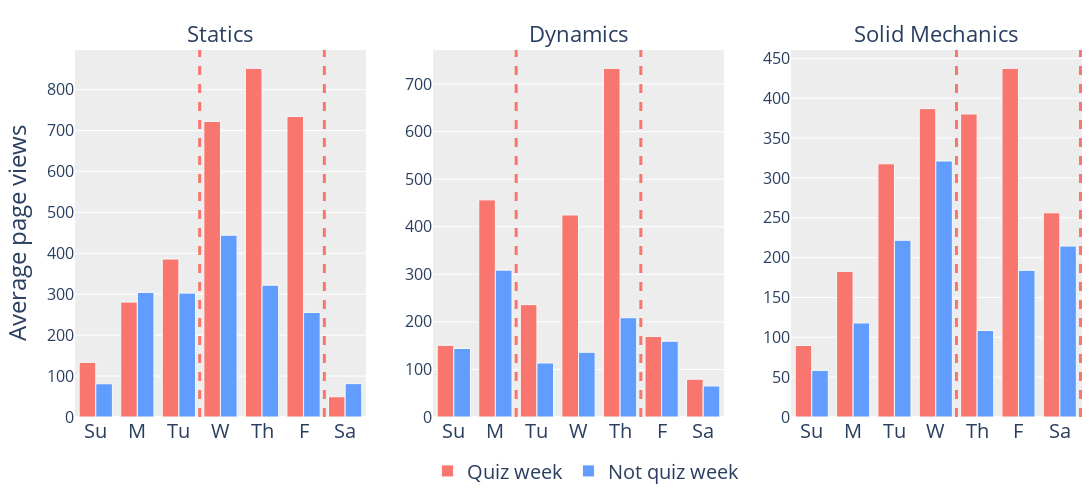

The notebook cell this image was saved under:
### Code cell
from plotly.subplots import make_subplots

fig = make_subplots(rows=1, cols=3, column_titles=['Statics', 'Dynamics', 'Solid Mechanics'])

iteration = 0

for c, class_ in enumerate(['sta', 'dyn', 'sol']):
    graph_data = pd.DataFrame(index=[i+1 for i in range(7)], columns = ['Exam week', 'Not Exam week'])
    graph_data['Exam week'] = daily_avgs_quiz[class_].values
    graph_data['Not Exam week'] = daily_avgs_no_quiz[class_].values
    
    fig.add_trace(go.Bar(
                    x=[i+1 for i in range(len(graph_data.index))], y=graph_data['Exam week'],
                    marker=dict(
                        color=red,
                        line=dict(color='rgb(248, 248, 249)', width=1)
                    ),
                    #name=[c for k, c in day_mapping.items()],
                    xaxis='x',
                    showlegend=True if not c else False,
                    name='Quiz week'
                )
                
                #print(xd, True if (c == 0 and j == 0 and not iteration % 2) else False)
                
                ,row=1, col=c+1)
    iteration += 1
    fig.add_trace(go.Bar(
                    x=[i+1 for i in range(len(graph_data.index))], y=graph_data['Not Exam week'],
                    marker=dict(
                        color=blue,
                        line=dict(color='rgb(248, 248, 249)', width=1)
                    ),
                    #name=[c for k, c in day_mapping.items()],
                    xaxis='x',
                    showlegend=True if not c else False,
                    name='Not quiz week'
                ),row=1, col=c+1)

    
    if class_ == "sol":
        fig.add_vline(x=4.5, **style, col=c+1)
        fig.add_vline(x=7.5, **style, col=c+1)
    if class_ == "sta":
        fig.add_vline(x=3.5, **style, col=c+1)
        fig.add_vline(x=6.5, **style, col=c+1)
    if class_ == "dyn":
        fig.add_vline(x=2.5, **style, col=c+1)
        fig.add_vline(x=5.5, **style, col=c+1)

    fig.update_layout(
        #xaxis=dict(title="Day of Week",
                   #x=0.5),
        yaxis=dict(title="Average page views"),
        height=500, 
        width=1200,
        #legend_title_text='Week type',
        margin=dict(l=75, r=10, t=50, b=80),
        legend=dict(
                yanchor="bottom",
                y=-.2,
                xanchor="left",
                x=0.35,
                orientation="h",
                font=dict(
                    #family="Courier",
                    size=20,
                   # color="black"
                ),
            ),
        font=dict(size=20), plot_bgcolor="#ededed",
    )

    fig.update_xaxes(col=c+1, tickvals=[i+1 for i in range(7)],
                   ticktext=[day[1] for day in day_mapping.items()], tickangle=0)
    
    fig.update_yaxes(col=c+1, tickfont = dict(size=16))

for an in fig['layout']['annotations']:
    an.update(font=dict(size=22))


fig.write_image(f"./plots/combined_daily.png", scale=3)
fig.show()

### Figure 1 — Plotly figure (JSON) as saved in the notebook; plotly's stock layout.template omitted (floating-point values rounded to 4 significant figures)
{"data": [{"marker": {"color": "#f8766d", "line": {"color": "rgb(248, 248, 249)", "width": 1}}, "name": "Quiz week", "showlegend": true, "type": "bar", "x": [1, 2, 3, 4, 5, 6, 7], "xaxis": "x", "y": [133.5, 280.8, 386, 722.2, 852, 734.5, 49.5], "yaxis": "y"}, {"marker": {"color": "#619cff", "line": {"color": "rgb(248, 248, 249)", "width": 1}}, "name": "Not quiz week", "showlegend": true, "type": "bar", "x": [1, 2, 3, 4, 5, 6, 7], "xaxis": "x", "y": [81.25, 304.5, 302.8, 444.2, 322, 255.5, 81.5], "yaxis": "y"}, {"marker": {"color": "#f8766d", "line": {"color": "rgb(248, 248, 249)", "width": 1}}, "name": "Quiz week", "showlegend": false, "type": "bar", "x": [1, 2, 3, 4, 5, 6, 7], "xaxis": "x2", "y": [150.8, 456.5, 236.2, 424.8, 733, 169.5, 79.5], "yaxis": "y2"}, {"marker": {"color": "#619cff", "line": {"color": "rgb(248, 248, 249)", "width": 1}}, "name": "Not quiz week", "showlegend": false, "type": "bar", "x": [1, 2, 3, 4, 5, 6, 7], "xaxis": "x2", "y": [144, 308.8, 113.5, 136, 208.8, 159.2, 65.25], "yaxis": "y2"}, {"marker": {"color": "#f8766d", "line": {"color": "rgb(248, 248, 249)", "width": 1}}, "name": "Quiz week", "showlegend": false, "type": "bar", "x": [1, 2, 3, 4, 5, 6, 7], "xaxis": "x3", "y": [89.75, 182.8, 317.8, 387, 380.2, 437.5, 256.2], "yaxis": "y3"}, {"marker": {"color": "#619cff", "line": {"color": "rgb(248, 248, 249)", "width": 1}}, "name": "Not quiz week", "showlegend": false, "type": "bar", "x": [1, 2, 3, 4, 5, 6, 7], "xaxis": "x3", "y": [58.5, 118, 221.8, 321.2, 108.5, 184, 214.5], "yaxis": "y3"}], "layout": {"annotations": [{"font": {"size": 22}, "showarrow": false, "text": "Statics", "x": 0.1444, "xanchor": "center", "xref": "paper", "y": 1, "yanchor": "bottom", "yref": "paper"}, {"font": {"size": 22}, "showarrow": false, "text": "Dynamics", "x": 0.5, "xanchor": "center", "xref": "paper", "y": 1, "yanchor": "bottom", "yref": "paper"}, {"font": {"size": 22}, "showarrow": false, "text": "Solid Mechanics", "x": 0.8556, "xanchor": "center", "xref": "paper", "y": 1, "yanchor": "bottom", "yref": "paper"}], "font": {"size": 20}, "height": 500, "legend": {"font": {"size": 20}, "orientation": "h", "x": 0.35, "xanchor": "left", "y": -0.2, "yanchor": "bottom"}, "margin": {"b": 80, "l": 75, "r": 10, "t": 50}, "plot_bgcolor": "#ededed", "shapes": [{"line": {"color": "#f8766d", "dash": "dash", "width": 3}, "opacity": 1, "type": "line", "x0": 3.5, "x1": 3.5, "xref": "x", "y0": 0, "y1": 1, "yref": "y domain"}, {"line": {"color": "#f8766d", "dash": "dash", "width": 3}, "opacity": 1, "type": "line", "x0": 6.5, "x1": 6.5, "xref": "x", "y0": 0, "y1": 1, "yref": "y domain"}, {"line": {"color": "#f8766d", "dash": "dash", "width": 3}, "opacity": 1, "type": "line", "x0": 2.5, "x1": 2.5, "xref": "x2", "y0": 0, "y1": 1, "yref": "y2 domain"}, {"line": {"color": "#f8766d", "dash": "dash", "width": 3}, "opacity": 1, "type": "line", "x0": 5.5, "x1": 5.5, "xref": "x2", "y0": 0, "y1": 1, "yref": "y2 domain"}, {"line": {"color": "#f8766d", "dash": "dash", "width": 3}, "opacity": 1, "type": "line", "x0": 4.5, "x1": 4.5, "xref": "x3", "y0": 0, "y1": 1, "yref": "y3 domain"}, {"line": {"color": "#f8766d", "dash": "dash", "width": 3}, "opacity": 1, "type": "line", "x0": 7.5, "x1": 7.5, "xref": "x3", "y0": 0, "y1": 1, "yref": "y3 domain"}], "width": 1200, "xaxis": {"anchor": "y", "domain": [0, 0.2889], "tickangle": 0, "ticktext": ["Su", "M", "Tu", "W", "Th", "F", "Sa"], "tickvals": [1, 2, 3, 4, 5, 6, 7]}, "xaxis2": {"anchor": "y2", "domain": [0.3556, 0.6444], "tickangle": 0, "ticktext": ["Su", "M", "Tu", "W", "Th", "F", "Sa"], "tickvals": [1, 2, 3, 4, 5, 6, 7]}, "xaxis3": {"anchor": "y3", "domain": [0.7111, 1], "tickangle": 0, "ticktext": ["Su", "M", "Tu", "W", "Th", "F", "Sa"], "tickvals": [1, 2, 3, 4, 5, 6, 7]}, "yaxis": {"anchor": "x", "domain": [0, 1], "tickfont": {"size": 16}, "title": {"text": "Average page views"}}, "yaxis2": {"anchor": "x2", "domain": [0, 1], "tickfont": {"size": 16}}, "yaxis3": {"anchor": "x3", "domain": [0, 1], "tickfont": {"size": 16}}}}
